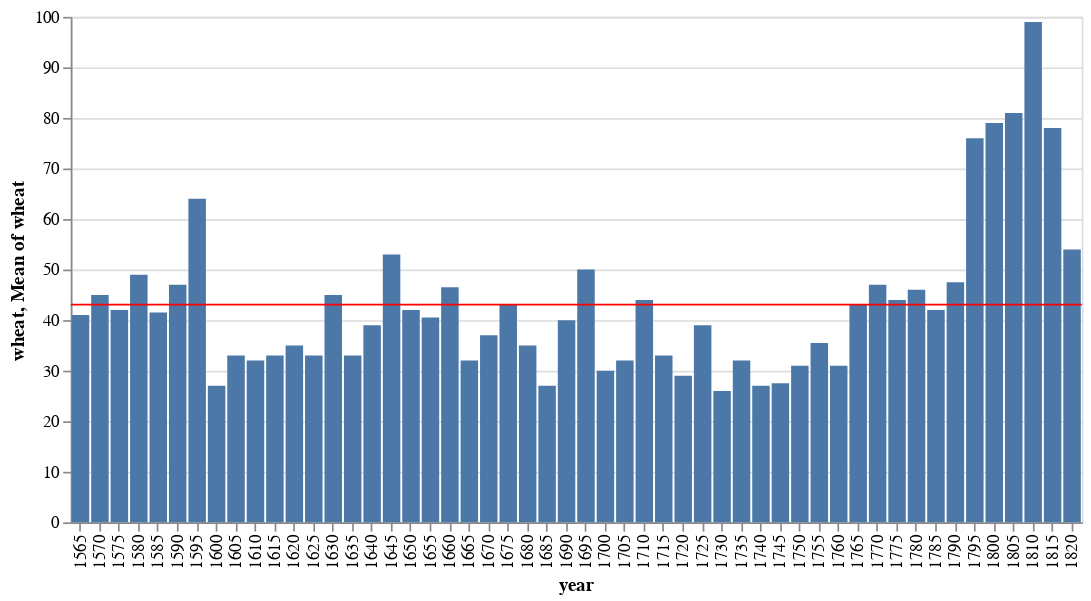

Here is the notebook cell this chart was saved with:
### Code cell
bar = alt.Chart(source).mark_bar().encode(
    x="year:O",
    y="wheat:Q"
)

rule = alt.Chart(source).mark_rule(color="red").encode(
    y="mean(wheat):Q"
)
(bar+rule).properties(width=600)

### Figure 1 — Vega-Lite specification as saved in the notebook (floating-point values rounded to 4 significant figures)
{"config": {"view": {"continuousWidth": 400, "continuousHeight": 300}}, "layer": [{"mark": "bar", "encoding": {"x": {"type": "ordinal", "field": "year"}, "y": {"type": "quantitative", "field": "wheat"}}}, {"mark": {"type": "rule", "color": "red"}, "encoding": {"y": {"type": "quantitative", "aggregate": "mean", "field": "wheat"}}}], "data": {"name": "data-76d1ce26ea5761007c35827e1564d86c"}, "width": 600, "$schema": "https://vega.github.io/schema/vega-lite/v4.8.1.json", "datasets": {"data-76d1ce26ea5761007c35827e1564d86c": [{"year": 1565, "wheat": 41.0, "wages": 5.0}, {"year": 1570, "wheat": 45.0, "wages": 5.05}, {"year": 1575, "wheat": 42.0, "wages": 5.08}, {"year": 1580, "wheat": 49.0, "wages": 5.12}, {"year": 1585, "wheat": 41.5, "wages": 5.15}, {"year": 1590, "wheat": 47.0, "wages": 5.25}, {"year": 1595, "wheat": 64.0, "wages": 5.54}, {"year": 1600, "wheat": 27.0, "wages": 5.61}, {"year": 1605, "wheat": 33.0, "wages": 5.69}, {"year": 1610, "wheat": 32.0, "wages": 5.78}, {"year": 1615, "wheat": 33.0, "wages": 5.94}, {"year": 1620, "wheat": 35.0, "wages": 6.01}, {"year": 1625, "wheat": 33.0, "wages": 6.12}, {"year": 1630, "wheat": 45.0, "wages": 6.22}, {"year": 1635, "wheat": 33.0, "wages": 6.3}, {"year": 1640, "wheat": 39.0, "wages": 6.37}, {"year": 1645, "wheat": 53.0, "wages": 6.45}, {"year": 1650, "wheat": 42.0, "wages": 6.5}, {"year": 1655, "wheat": 40.5, "wages": 6.6}, {"year": 1660, "wheat": 46.5, "wages": 6.75}, {"year": 1665, "wheat": 32.0, "wages": 6.8}, {"year": 1670, "wheat": 37.0, "wages": 6.9}, {"year": 1675, "wheat": 43.0, "wages": 7.0}, {"year": 1680, "wheat": 35.0, "wages": 7.3}, {"year": 1685, "wheat": 27.0, "wages": 7.6}, {"year": 1690, "wheat": 40.0, "wages": 8.0}, {"year": 1695, "wheat": 50.0, "wages": 8.5}, {"year": 1700, "wheat": 30.0, "wages": 9.0}, {"year": 1705, "wheat": 32.0, "wages": 10.0}, {"year": 1710, "wheat": 44.0, "wages": 11.0}, {"year": 1715, "wheat": 33.0, "wages": 11.75}, {"year": 1720, "wheat": 29.0, "wages": 12.5}, {"year": 1725, "wheat": 39.0, "wages": 13.0}, {"year": 1730, "wheat": 26.0, "wages": 13.3}, {"year": 1735, "wheat": 32.0, "wages": 13.6}, {"year": 1740, "wheat": 27.0, "wages": 14.0}, {"year": 1745, "wheat": 27.5, "wages": 14.5}, {"year": 1750, "wheat": 31.0, "wages": 15.0}, {"year": 1755, "wheat": 35.5, "wages": 15.7}, {"year": 1760, "wheat": 31.0, "wages": 16.5}, {"year": 1765, "wheat": 43.0, "wages": 17.6}, {"year": 1770, "wheat": 47.0, "wages": 18.5}, {"year": 1775, "wheat": 44.0, "wages": 19.5}, {"year": 1780, "wheat": 46.0, "wages": 21.0}, {"year": 1785, "wheat": 42.0, "wages": 23.0}, {"year": 1790, "wheat": 47.5, "wages": 25.5}, {"year": 1795, "wheat": 76.0, "wages": 27.5}, {"year": 1800, "wheat": 79.0, "wages": 28.5}, {"year": 1805, "wheat": 81.0, "wages": 29.5}, {"year": 1810, "wheat": 99.0, "wages": 30.0}, {"year": 1815, "wheat": 78.0, "wages": null}, {"year": 1820, "wheat": 54.0, "wages": null}]}}
